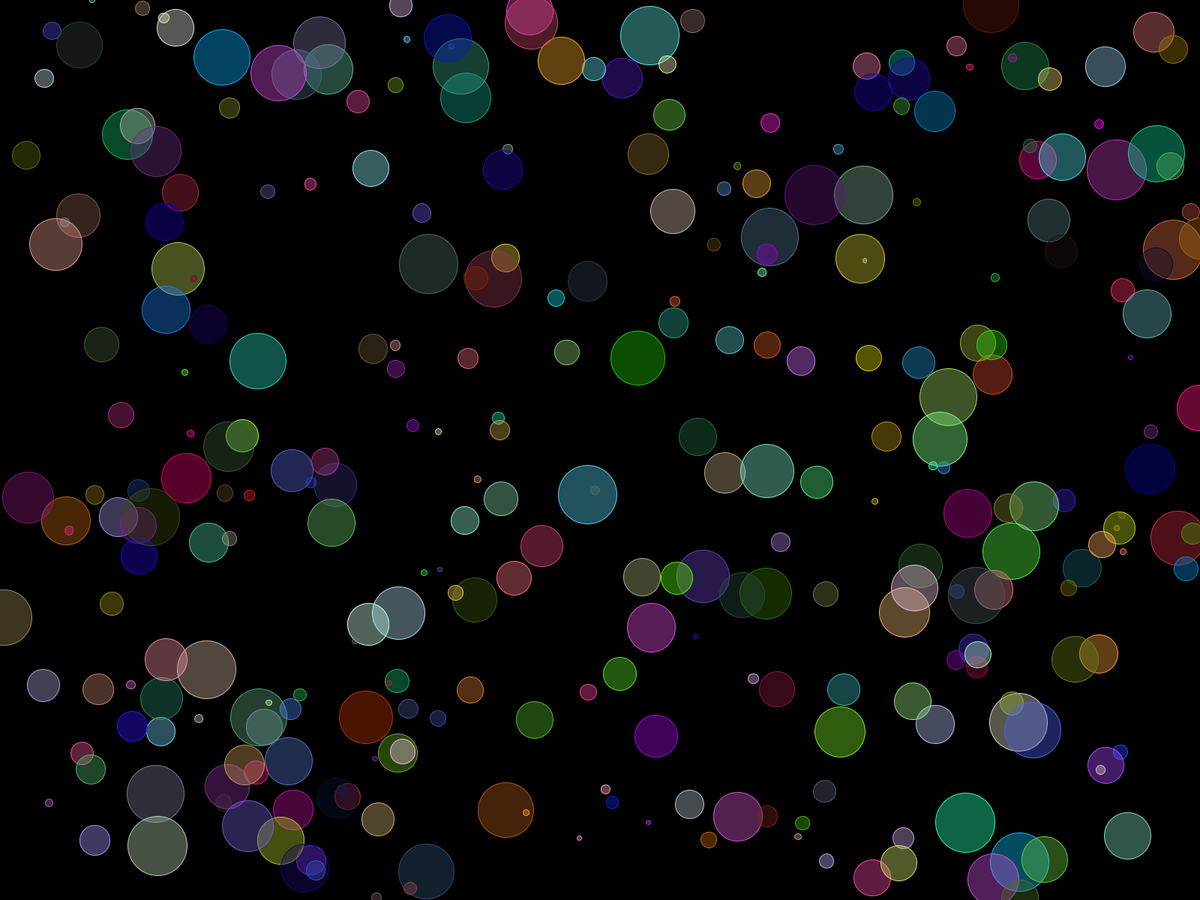
Frame 1 (no input)
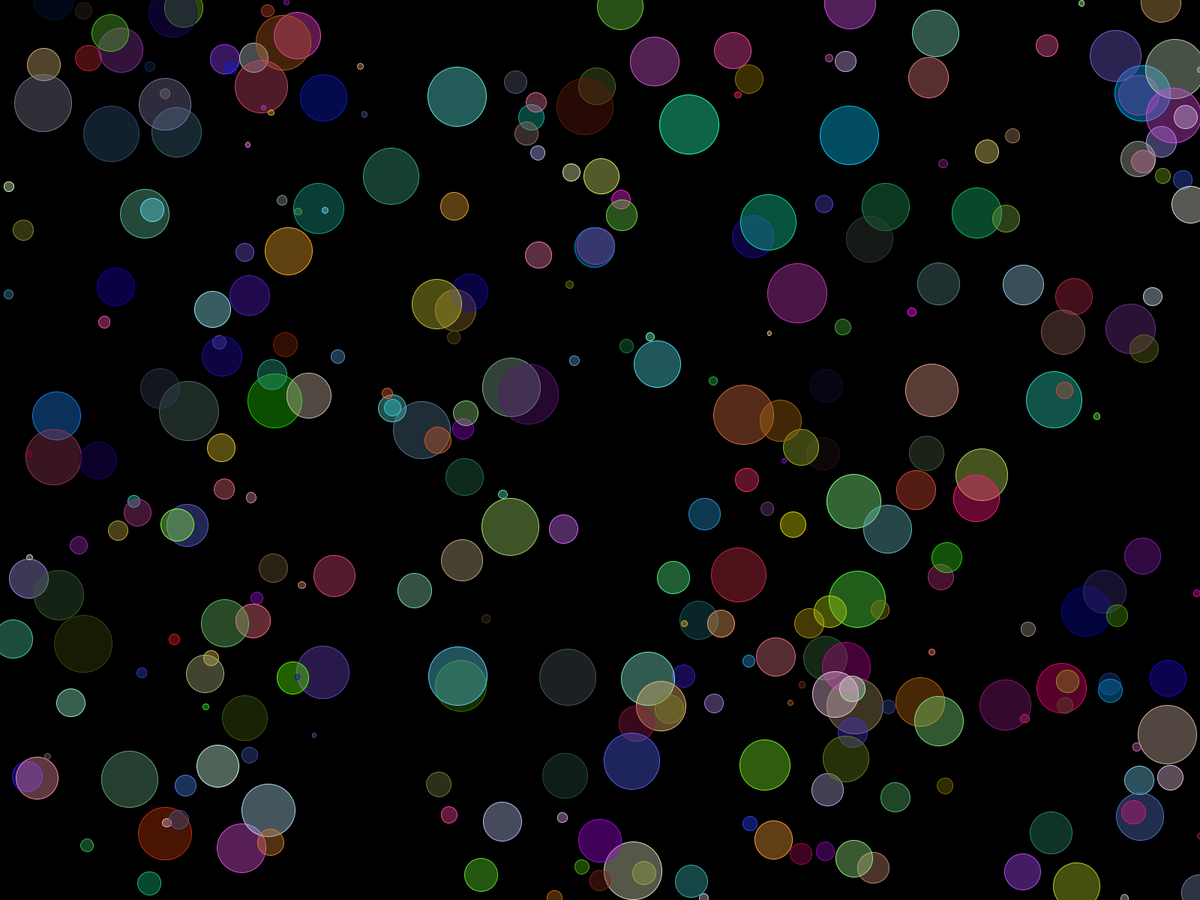
Frame 60 (the mouse pressed at the canvas centre just before this capture)
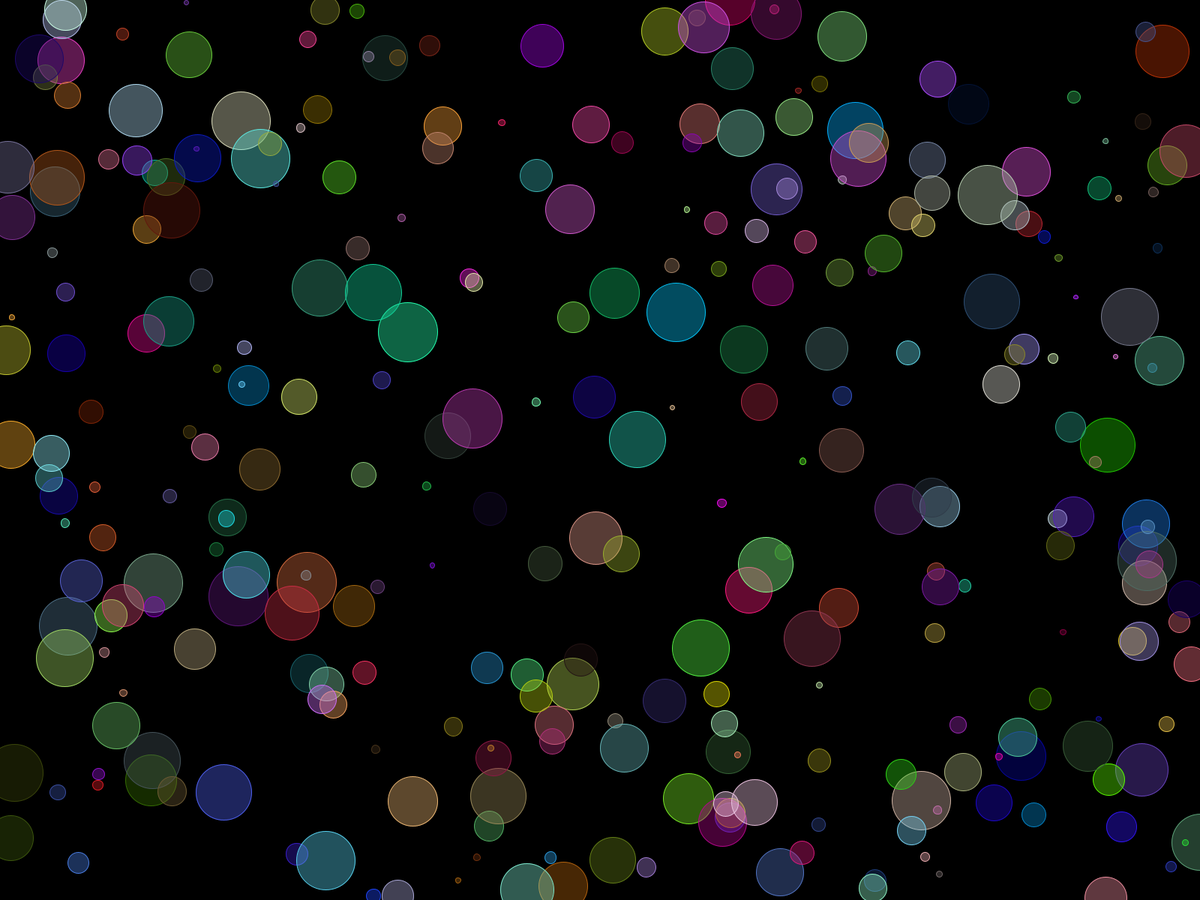
Frame 120 (the mouse held since frame 60 and released just before this capture)

The Processing sketch that drew these frames (run headless with seeded random() and noise(); from frame 60 on, the mouse is pressed at the canvas centre):

// Processing sketch: day5_06_bouncingBalls_objects_array_play
// ── day5_06_bouncingBalls_objects_array_play.pde
Ball[] balls = new Ball[300];
//DataType[] nameArray = new DataType[ TotalNum ];

void setup() {
  fullScreen();
  //size(500, 600);
  background(0);

  for (int i=0; i<balls.length; i++) {
    float x = random(width);
    float y = random(height);
    balls[i] = new Ball(x, y);
  }
}

void draw() {
  background(0);

  for (int i=0; i<balls.length; i++) {
    balls[i].move();
    balls[i].reappear();
    balls[i].display();
  }
}











class Ball {
  float x, y;
  float xSpd, ySpd;
  float size;
  float r, g, b;
  Ball(float _x, float _y) {
    x = _x;
    y = _y;
    size = random(5, 80);
    xSpd = random(-10, -1);
    ySpd = random(0.5, 5);
    r = random(255);
    g = random(255);
    b = random(255);
  }
  void display() {
    stroke(r, g, b);
    fill(r, g, b, 100);
    ellipse(x, y, size, size);
  }
  void move() {
    x += xSpd;
    y += ySpd;
  }
  void reappear() {
    if (x < 0) {
      x = width;
    } else if (x > width) {
      x = 0;
    }
    if (y < 0) {
      y = height;
    } else if (y > height) {
      y = 0;
    }
  }
}
